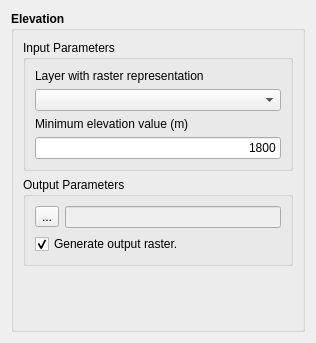
<?xml version="1.0" encoding="UTF-8"?>
<ui version="4.0">
 <class>ElevationWidgetForm</class>
 <widget class="QWidget" name="ElevationWidgetForm">
  <property name="geometry">
   <rect>
    <x>0</x>
    <y>0</y>
    <width>316</width>
    <height>343</height>
   </rect>
  </property>
  <property name="windowTitle">
   <string>Elevation</string>
  </property>
  <layout class="QGridLayout" name="gridLayout_12">
   <item row="0" column="0">
    <widget class="QGroupBox" name="groupBox">
     <property name="font">
      <font>
       <weight>75</weight>
       <bold>true</bold>
      </font>
     </property>
     <property name="title">
      <string>Elevation</string>
     </property>
     <layout class="QGridLayout" name="gridLayout_11">
      <item row="0" column="0">
       <layout class="QGridLayout" name="gridLayout_10">
        <item row="0" column="0">
         <layout class="QGridLayout" name="gridLayout_9">
          <item row="0" column="0">
           <widget class="QGroupBox" name="groupBox_2">
            <property name="font">
             <font>
              <weight>50</weight>
              <bold>false</bold>
             </font>
            </property>
            <property name="title">
             <string>Input Parameters</string>
            </property>
            <property name="flat">
             <bool>true</bool>
            </property>
            <layout class="QGridLayout" name="gridLayout_6">
             <item row="0" column="0">
              <layout class="QGridLayout" name="gridLayout">
               <item row="1" column="0">
                <layout class="QGridLayout" name="gridLayout_5">
                 <item row="0" column="0">
                  <widget class="QLabel" name="label_4">
                   <property name="text">
                    <string>Minimum elevation value (m)</string>
                   </property>
                  </widget>
                 </item>
                 <item row="1" column="0">
                  <widget class="QLineEdit" name="m_elevationLineEdit">
                   <property name="text">
                    <string>1800</string>
                   </property>
                   <property name="alignment">
                    <set>Qt::AlignRight|Qt::AlignTrailing|Qt::AlignVCenter</set>
                   </property>
                  </widget>
                 </item>
                </layout>
               </item>
               <item row="0" column="0">
                <layout class="QGridLayout" name="gridLayout_2">
                 <item row="0" column="0">
                  <widget class="QLabel" name="label_2">
                   <property name="text">
                    <string>Layer with raster representation</string>
                   </property>
                  </widget>
                 </item>
                 <item row="1" column="0">
                  <widget class="QComboBox" name="m_layersComboBox"/>
                 </item>
                </layout>
               </item>
              </layout>
             </item>
            </layout>
           </widget>
          </item>
          <item row="1" column="0">
           <widget class="QGroupBox" name="groupBox_3">
            <property name="font">
             <font>
              <weight>50</weight>
              <bold>false</bold>
             </font>
            </property>
            <property name="title">
             <string>Output Parameters</string>
            </property>
            <property name="flat">
             <bool>true</bool>
            </property>
            <layout class="QGridLayout" name="gridLayout_8">
             <item row="0" column="0">
              <layout class="QGridLayout" name="gridLayout_7">
               <item row="0" column="0">
                <widget class="QToolButton" name="m_fileToolButton">
                 <property name="text">
                  <string>...</string>
                 </property>
                </widget>
               </item>
               <item row="0" column="1">
                <widget class="QLineEdit" name="m_fileLineEdit">
                 <property name="enabled">
                  <bool>false</bool>
                 </property>
                </widget>
               </item>
              </layout>
             </item>
             <item row="1" column="0">
              <widget class="QCheckBox" name="m_outRasterCheckBox">
               <property name="text">
                <string>Generate output raster.</string>
               </property>
               <property name="checked">
                <bool>true</bool>
               </property>
              </widget>
             </item>
            </layout>
           </widget>
          </item>
         </layout>
        </item>
        <item row="1" column="0">
         <spacer name="verticalSpacer">
          <property name="orientation">
           <enum>Qt::Vertical</enum>
          </property>
          <property name="sizeHint" stdset="0">
           <size>
            <width>20</width>
            <height>0</height>
           </size>
          </property>
         </spacer>
        </item>
       </layout>
      </item>
     </layout>
    </widget>
   </item>
  </layout>
 </widget>
 <resources/>
 <connections/>
</ui>
